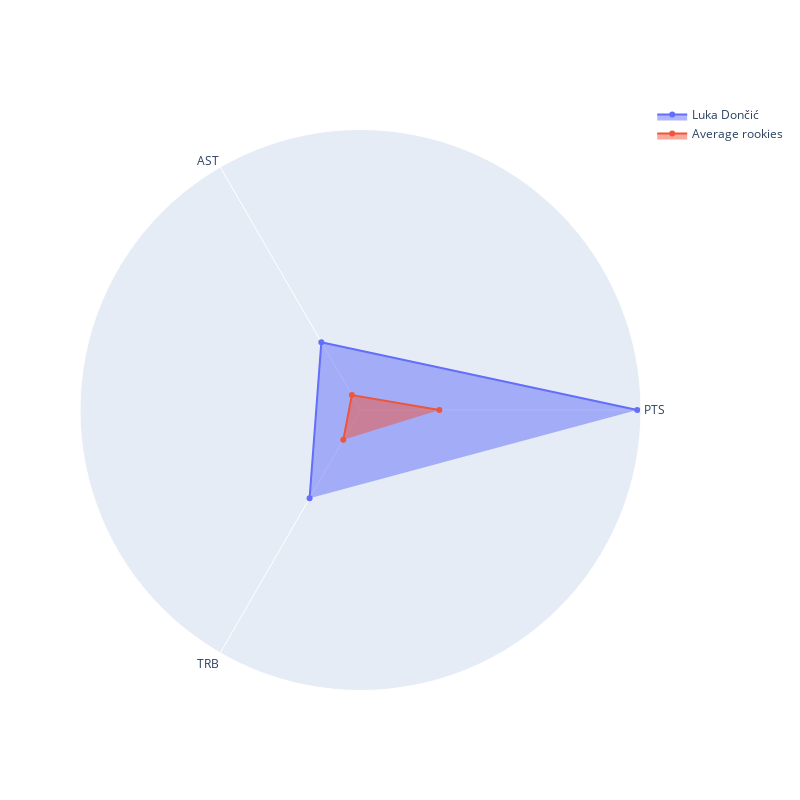

This figure's notebook cell:
### Code cell
import plotly.graph_objects as go

fig = go.Figure()


fig.add_trace(go.Scatterpolar(
      r=player_outlier,
      theta=categories,
      fill='toself',
      name='Luka Dončić'
))
fig.add_trace(go.Scatterpolar(
      r=average_players,
      theta=categories,
      fill='toself',
      name='Average rookies'
))

fig.update_layout(
  polar=dict(
    radialaxis=dict(
      visible=False,
      showline=False,
      color='sandybrown'
    )),
  showlegend=True,
  height=800,  # Altezza del grafico
  width=800,

)

fig.show()

### Figure 1 — Plotly figure (JSON) as saved in the notebook; plotly's stock layout.template omitted (floating-point values rounded to 4 significant figures)
{"data": [{"fill": "toself", "name": "Luka Dončić", "r": [21.2, 6, 7.8], "theta": ["PTS", "AST", "TRB"], "type": "scatterpolar"}, {"fill": "toself", "name": "Average rookies", "r": [6.044, 1.323, 2.632], "theta": ["PTS", "AST", "TRB"], "type": "scatterpolar"}], "layout": {"height": 800, "polar": {"radialaxis": {"color": "sandybrown", "showline": false, "visible": false}}, "showlegend": true, "width": 800}}
